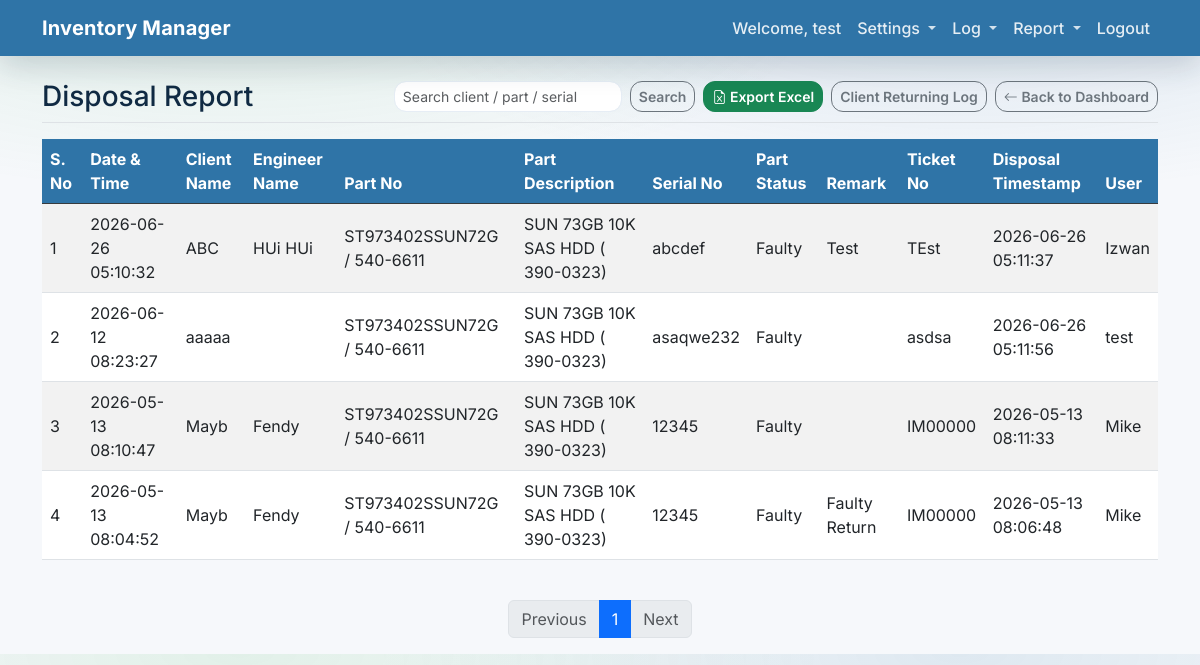
Before: /reports/disposal-report (signed in) with the older database file.
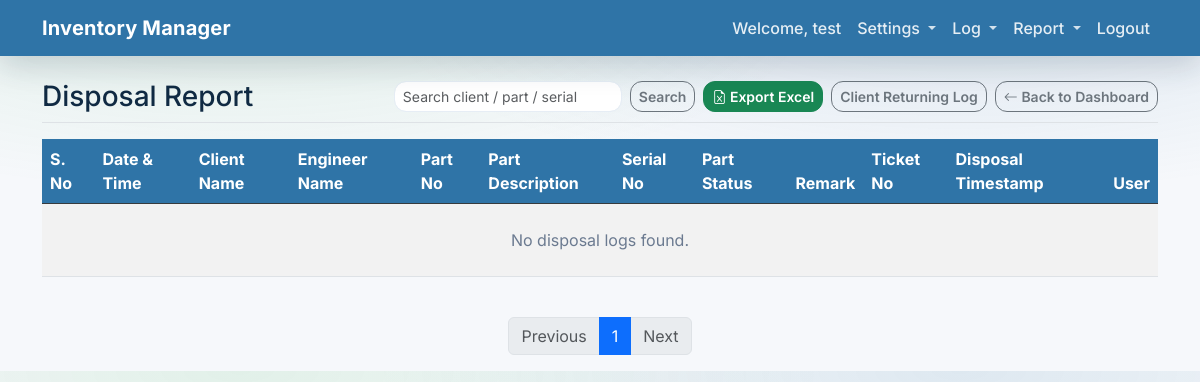
After: the same page with the newer database file.
### app/models.py (models this page shows)
class User(Base):
    __tablename__ = "users"
    id = Column(Integer, primary_key=True, index=True)
    email = Column(String, unique=True, index=True)
    hashed_password = Column(String)
    full_name = Column(String, nullable=True)
    is_active = Column(Boolean, default=True)
    is_admin = Column(Boolean, default=False)

class ClientFaultyLog(Base):
    __tablename__ = "client_faulty_logs"
    id = Column(Integer, primary_key=True, index=True)
    created_at = Column(DateTime(timezone=True), server_default=func.now())
    user_id = Column(Integer, ForeignKey("users.id"), nullable=True)
    part_id = Column(Integer, ForeignKey("sku_parts.id"), nullable=True)
    client_name = Column(String, nullable=True, index=True)
    engineer_name = Column(String, nullable=True)
    part_no = Column(String, nullable=True, index=True)
    part_description = Column(String, nullable=True)
    serial_no = Column(String, nullable=True, index=True)
    part_status = Column(String, nullable=True)
    remark = Column(String, nullable=True)
    ticket_no = Column(String, nullable=True, index=True)
    disposed_flag = Column(Boolean, default=False)
    disposed_at = Column(DateTime(timezone=True), nullable=True)
    user = relationship("User")
    part = relationship("SkuPart")

### app/main.py (the view)
@app.get("/reports/disposal-report", response_class=HTMLResponse)
async def disposal_report(
    request: Request,
    page: int = 1,
    limit: int = 20,
    search: Optional[str] = None,
    success_msg: str | None = None,
    error_msg: str | None = None,
    db: Session = Depends(get_db),
):
    user = await auth.get_current_user_from_cookie(request, db)
    if not user:
        return RedirectResponse(url="/login?session_expired=true")
    page = max(page, 1)
    limit = max(min(limit, 200), 1)
    skip = (page - 1) * limit
    rows, total_count = crud.get_client_faulty_logs(db, skip=skip, limit=limit, search_query=search, disposed=True)
    total_pages = max((total_count + limit - 1) // limit, 1)
    return templates.TemplateResponse(
        request,
        "client_faulty_log.html",
        {
            "request": request,
            "user": user,
            "rows": rows,
            "page": page,
            "limit": limit,
            "total_pages": total_pages,
            "total_count": total_count,
            "search": search,
            "mode": "disposal",
            "success_msg": success_msg,
            "error_msg": error_msg,
        },
    )

### app/templates/client_faulty_log.html (shortened to what this page needs)
{% extends "base.html" %}
{% block content %}
<div class="d-flex justify-content-between flex-wrap flex-md-nowrap align-items-center pb-2 mb-3 border-bottom">
    {% if mode == 'disposal' %}
    <h2 class="h3 mb-0">Disposal Report</h2>
    {% else %}
    <h2 class="h3 mb-0">Client Returning Log</h2>
    {% endif %}
    <div class="btn-toolbar mb-2 mb-md-0 gap-2">
        {% if mode == 'disposal' %}
        <form class="d-flex" method="get" action="/reports/disposal-report">
        {% else %}
        <form class="d-flex" method="get" action="/reports/client-faulty-log">
        {% endif %}
            <input class="form-control form-control-sm me-2" type="search" placeholder="Search client / part / serial" name="search" value="{{ search or '' }}">
            <button class="btn btn-outline-secondary btn-sm" type="submit">Search</button>
        </form>
        {% if mode == 'disposal' %}
        <a href="/export/reports/disposal-report.xlsx{% if search %}?search={{ search }}{% endif %}" class="btn btn-success btn-sm">
            <i class="bi bi-file-earmark-excel"></i> Export Excel
        </a>
        {% else %}
        <a href="/export/reports/client-faulty-log.xlsx{% if search %}?search={{ search }}{% endif %}" class="btn btn-success btn-sm">
            <i class="bi bi-file-earmark-excel"></i> Export Excel
        </a>
        {% endif %}
        {% if mode != 'disposal' %}
        <a href="/reports/disposal-report" class="btn btn-outline-secondary btn-sm">Disposal Report</a>
        <button type="submit" class="btn btn-danger btn-sm" form="disposeForm">Disposal</button>
        {% else %}
        <a href="/reports/client-faulty-log" class="btn btn-outline-secondary btn-sm">Client Returning Log</a>
        {% endif %}
        <a href="/" class="btn btn-outline-secondary btn-sm">
            <i class="bi bi-arrow-left"></i> Back to Dashboard
        </a>
    </div>
</div>
<div class="table-responsive">
    <table class="table table-striped table-hover align-middle">
        <thead class="table-dark">
            <tr>
                <th scope="col">S. No</th>
                <th scope="col">Date &amp; Time</th>
                <th scope="col">Client Name</th>
                <th scope="col">Engineer Name</th>
                <th scope="col">Part No</th>
                <th scope="col">Part Description</th>
                <th scope="col">Serial No</th>
                <th scope="col">Part Status</th>
                <th scope="col">Remark</th>
                <th scope="col">Ticket No</th>
                {% if mode == 'disposal' %}
                <th scope="col">Disposal Timestamp</th>
                {% endif %}
                <th scope="col">User</th>
            </tr>
        </thead>
        <tbody>
            {% for r in rows %}
            <tr>
                <td>{{ (page - 1) * limit + loop.index }}</td>
                <td>{% if r.created_at %}{{ r.created_at.strftime("%Y-%m-%d %H:%M:%S") }}{% endif %}</td>
                <td>{{ r.client_name or '' }}</td>
                <td>{{ r.engineer_name or '' }}</td>
                <td>{{ r.part_no or '' }}</td>
                <td>{{ r.part_description or '' }}</td>
                <td>{{ r.serial_no or '' }}</td>
                <td>{{ r.part_status or '' }}</td>
                <td>{{ r.remark or '' }}</td>
                <td>{{ r.ticket_no or '' }}</td>
                {% if mode == 'disposal' %}
                <td>{% if r.disposed_at %}{{ r.disposed_at.strftime("%Y-%m-%d %H:%M:%S") }}{% endif %}</td>
                {% endif %}
                <td>{% if r.user %}{{ r.user.full_name or r.user.email or '' }}{% endif %}</td>
            </tr>
            {% else %}
            <tr>
                <td colspan="{% if mode == 'disposal' %}12{% else %}12{% endif %}" class="text-center py-4 text-muted">
                    {% if mode == 'disposal' %}No disposal logs found.{% else %}No client returning logs found.{% endif %}
                </td>
            </tr>
            {% endfor %}
        </tbody>
    </table>
</div>
<nav aria-label="Client returning log pagination" class="mt-4">
    <ul class="pagination justify-content-center">
        <li class="page-item {% if page == 1 %}disabled{% endif %}">
            {% if mode == 'disposal' %}
            <a class="page-link" href="/reports/disposal-report?page={{ page - 1 }}&limit={{ limit }}{% if search %}&search={{ search }}{% endif %}">Previous</a>
            {% else %}
            <a class="page-link" href="/reports/client-faulty-log?page={{ page - 1 }}&limit={{ limit }}{% if search %}&search={{ search }}{% endif %}">Previous</a>
            {% endif %}
        </li>
        {% for p in range(1, total_pages + 1) %}
        <li class="page-item {% if p == page %}active{% endif %}">
            {% if mode == 'disposal' %}
            <a class="page-link" href="/reports/disposal-report?page={{ p }}&limit={{ limit }}{% if search %}&search={{ search }}{% endif %}">{{ p }}</a>
            {% else %}
            <a class="page-link" href="/reports/client-faulty-log?page={{ p }}&limit={{ limit }}{% if search %}&search={{ search }}{% endif %}">{{ p }}</a>
            {% endif %}
        </li>
        {% endfor %}
        <li class="page-item {% if page == total_pages %}disabled{% endif %}">
            {% if mode == 'disposal' %}
            <a class="page-link" href="/reports/disposal-report?page={{ page + 1 }}&limit={{ limit }}{% if search %}&search={{ search }}{% endif %}">Next</a>
            {% else %}
            <a class="page-link" href="/reports/client-faulty-log?page={{ page + 1 }}&limit={{ limit }}{% if search %}&search={{ search }}{% endif %}">Next</a>
            {% endif %}
        </li>
    </ul>
</nav>
{% endblock %}

### app/templates/base.html (shortened to what this page needs)
<!DOCTYPE html>
<html lang="en">
<head>
    <link href="https://cdn.jsdelivr.net/npm/bootstrap@5.3.0/dist/css/bootstrap.min.css" rel="stylesheet">
    <link rel="stylesheet" href="https://cdn.jsdelivr.net/npm/bootstrap-icons@1.11.0/font/bootstrap-icons.css">
    <link rel="stylesheet" href="https://cdn.jsdelivr.net/npm/ag-grid-community/styles/ag-grid.css">
</head>
<body>
    {% block body_content %}
    <nav class="navbar navbar-expand-lg navbar-dark bg-primary mb-4">
        <div class="container">
            <a class="navbar-brand" href="/">Inventory Manager</a>
            <div class="collapse navbar-collapse" id="navbarNav">
                <ul class="navbar-nav ms-auto">
                    {% if user %}
                    <li class="nav-item">
                        <span class="nav-link text-white">Welcome, {{ user.full_name or user.email }}</span>
                    </li>
                    <li class="nav-item dropdown">
                        <a class="nav-link dropdown-toggle" href="#" id="settingsDropdown" role="button" data-bs-toggle="dropdown" aria-expanded="false">
                            Settings
                        </a>
                    </li>
                    <li class="nav-item dropdown">
                        <a class="nav-link dropdown-toggle" href="#" id="logDropdown" role="button" data-bs-toggle="dropdown" aria-expanded="false">
                            Log
                        </a>
                    </li>
                    <li class="nav-item dropdown">
                        <a class="nav-link dropdown-toggle" href="#" id="reportDropdown" role="button" data-bs-toggle="dropdown" aria-expanded="false">
                            Report
                        </a>
                    </li>
                    <li class="nav-item">
                        <a class="nav-link" href="/logout">Logout</a>
                    </li>
                    {% endif %}
                </ul>
            </div>
        </div>
    </nav>
    <div class="container">
        {% block content %}{% endblock %}
    </div>
    {% endblock %}
</body>
</html>

### app/templates/base.html (style rules this page uses)
:root { --bb-navy: #2f74a7; --bb-navy-hover: #275f88; --bb-teal: #2aa84a; --bb-teal-hover: #228a3d; --bb-bg: #f6f8fb; --bb-surface: #ffffff; --bb-border: #e6edf5; --bb-text: #102a43; --bb-muted: #6b7a90; --bs-primary: var(--bb-navy); --bs-link-color: var(--bb-teal); --bs-link-hover-color: var(--bb-teal-hover); --bs-body-font-family: Inter, system-ui, -apple-system, "Segoe UI", Roboto, "Helvetica Neue", Arial, "Noto Sans", "Liberation Sans", sans-serif; }
body { background: radial-gradient(900px 300px at 20% 0%, rgba(42, 168, 74, 0.10), rgba(42, 168, 74, 0.0) 65%), radial-gradient(900px 300px at 80% 0%, rgba(47, 116, 167, 0.12), rgba(47, 116, 167, 0.0) 65%), var(--bb-bg); color: var(--bb-text); }
.navbar.bg-primary { background-color: var(--bb-navy) !important; box-shadow: 0 10px 30px rgba(16, 42, 67, 0.18); }
.navbar-brand { font-weight: 700; letter-spacing: 0.2px; }
.nav-link { font-weight: 500; }
.navbar .nav-link { color: rgba(255, 255, 255, 0.88) !important; }
.navbar .dropdown-toggle::after { opacity: 0.9; }
.btn { border-radius: 12px; font-weight: 600; }
.form-control, .form-select, .input-group-text { border-radius: 12px; border-color: var(--bb-border); }
.table-dark { --bs-table-bg: var(--bb-navy); --bs-table-striped-bg: rgba(255, 255, 255, 0.04); --bs-table-striped-color: #ffffff; --bs-table-color: #ffffff; }
.text-muted { color: var(--bb-muted) !important; }

Changed rows visible on the page:
removed ClientFaultyLog: index "1", created_at "2026-06-26 05:10:32", client_name "ABC", engineer_name "HUi HUi", part_no "ST973402SSUN72G / 540-6611", part_description "SUN 73GB 10K SAS HDD ( 390-0323)", serial_no "abcdef", part_status "Faulty", remark "Test", ticket_no "TEst", disposed_at "2026-06-26 05:11:37", user "Izwan"
removed ClientFaultyLog: index "2", created_at "2026-06-12 08:23:27", client_name "aaaaa", part_no "ST973402SSUN72G / 540-6611", part_description "SUN 73GB 10K SAS HDD ( 390-0323)", serial_no "asaqwe232", part_status "Faulty", ticket_no "asdsa", disposed_at "2026-06-26 05:11:56", user "test"
removed ClientFaultyLog: (page-1)*limit+loop.index "3", created_at "2026-05-13 08:10:47", client_name "Mayb", engineer_name "Fendy", part_no "ST973402SSUN72G / 540-6611", part_description "SUN 73GB 10K SAS HDD ( 390-0323)", serial_no "12345", part_status "Faulty", ticket_no "IM00000", disposed_at "2026-05-13 08:11:33", user "Mike"
removed ClientFaultyLog: index "4", created_at "2026-05-13 08:04:52", client_name "Mayb", engineer_name "Fendy", part_no "ST973402SSUN72G / 540-6611", part_description "SUN 73GB 10K SAS HDD ( 390-0323)", serial_no "12345", part_status "Faulty", remark "Faulty Return", ticket_no "IM00000", disposed_at "2026-05-13 08:06:48", user "Mike"
Other visible differences:
text now shown: "No disposal logs found."
